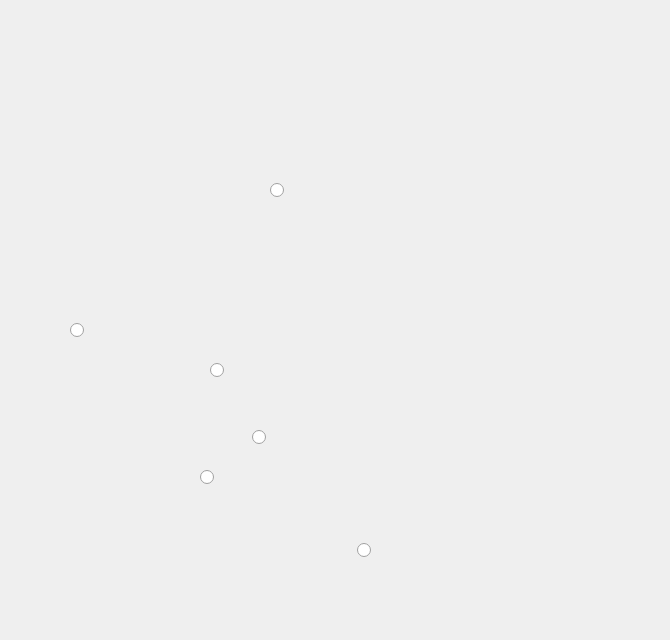
    <widget class="QWidget" name="Dong_Nam_Bo">
     <widget class="QLabel" name="Dong_Nam_Bo_anh">
      <property name="geometry">
       <rect>
        <x>0</x>
        <y>20</y>
        <width>661</width>
        <height>611</height>
       </rect>
      </property>
      <property name="text">
       <string/>
      </property>
      <property name="pixmap">
       <pixmap>C:/Users/ACER/Downloads/Đông Nam Bộ.jpg</pixmap>
      </property>
      <property name="scaledContents">
       <bool>true</bool>
      </property>
     </widget>
     <widget class="QRadioButton" name="nut_binh_phuoc">
      <property name="geometry">
       <rect>
        <x>270</x>
        <y>180</y>
        <width>16</width>
        <height>20</height>
       </rect>
      </property>
      <property name="text">
       <string/>
      </property>
     </widget>
     <widget class="QRadioButton" name="nut_vung_tau">
      <property name="geometry">
       <rect>
        <x>357</x>
        <y>540</y>
        <width>16</width>
        <height>20</height>
       </rect>
      </property>
      <property name="text">
       <string/>
      </property>
     </widget>
     <widget class="QRadioButton" name="nut_dong_nai">
      <property name="geometry">
       <rect>
        <x>252</x>
        <y>427</y>
        <width>16</width>
        <height>20</height>
       </rect>
      </property>
      <property name="text">
       <string/>
      </property>
     </widget>
     <widget class="QRadioButton" name="nut_hcm">
      <property name="geometry">
       <rect>
        <x>200</x>
        <y>467</y>
        <width>16</width>
        <height>20</height>
       </rect>
      </property>
      <property name="text">
       <string/>
      </property>
     </widget>
     <widget class="QRadioButton" name="nut_binh_duong">
      <property name="geometry">
       <rect>
        <x>210</x>
        <y>360</y>
        <width>16</width>
        <height>20</height>
       </rect>
      </property>
      <property name="text">
       <string/>
      </property>
     </widget>
     <widget class="QRadioButton" name="nut_tay_ninh">
      <property name="geometry">
       <rect>
        <x>70</x>
        <y>320</y>
        <width>16</width>
        <height>20</height>
       </rect>
      </property>
      <property name="text">
       <string/>
      </property>
     </widget>
    </widget>
